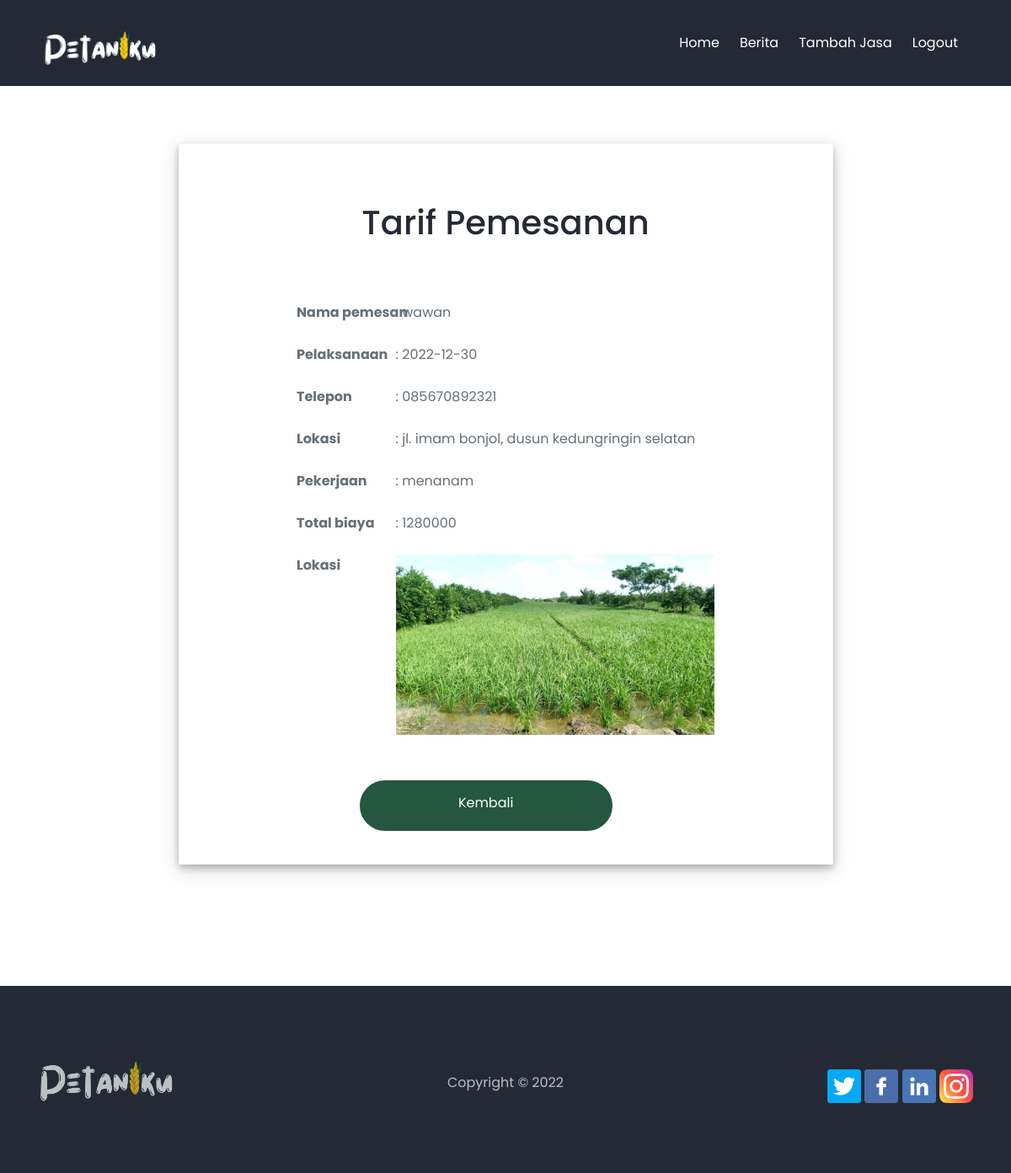
The app's page /seller/detail.php?id_notif=27 with its own data.
### tables this page shows
CREATE TABLE `notif` (
  `id_notif` int(11) NOT NULL,
  `id_buyer` int(11) NOT NULL,
  `id_seller` int(11) NOT NULL,
  `id_pesan` int(11) NOT NULL,
  `date` date NOT NULL,
  `namebuyer` varchar(255) NOT NULL,
  `telp` varchar(255) NOT NULL,
  `location` varchar(255) NOT NULL,
  `locpic` varchar(255) NOT NULL,
  `job` varchar(255) NOT NULL,
  `status` varchar(255) NOT NULL,
  `total` int(20) NOT NULL
);

### seller/detail.php (the view, shortened to what this page needs)
<?php
    if(isset($_GET['id_notif'])){
        $id_notif    =$_GET['id_notif'];
    }
    else {
        die ("Error. No ID Selected!");
    }
    include "../config.php";
    $query    =mysqli_query($conn, "SELECT * FROM notif WHERE id_notif='$id_notif'");
    $result    =mysqli_fetch_array($query);
?>
<!DOCTYPE html>
<html lang="en">
    <head>
        <link href="css/fontawesome-all.min.css" rel="stylesheet">
        <link href="../assets/css/styles.css" rel="stylesheet">
    </head>
    <body>
        <div class="navbar">
            <div class="container flex">
                <a class="logo-image" href="index.php"><img src="../assets/img/logo.png" alt="alternative"></a>
                <nav>
                    <ul>
                        <li><a href="index.php">Home</a></li>
                        <li><a href="berita.php">Berita</a></li>
                        <li><a href="tambahjasa.php">Tambah Jasa</a></li>
                        <li><a href="logout.php">Logout</a></li>
                                        </ul>
                </nav>
            </div>
        </div>
        <div id="contact" class="contact bg-gray">
            <div class="container"><br>
            <div class="cards"><br><br>
                <h2>Tarif Pemesanan</h2>
                <br><br>
                    <form>
                    <table>
                        <tr valign="top" alig><th><div class="form-group">Nama pemesan</th><td>: <?php echo $result['namebuyer']; ?></td></tr>
                        <tr valign="top"><th><div class="form-group">Pelaksanaan</th><td>: <?php echo $result['date']; ?></td></tr>
                        <tr valign="top"><th><div class="form-group">Telepon</th><td>: <?php echo $result['telp']; ?></td></tr>
                        <tr valign="top"><th><div class="form-group">Lokasi</th><td>: <?php echo $result['location']; ?></td></tr>
                        <tr valign="top"><th><div class="form-group">Pekerjaan</th><td>: <?php echo $result['job']; ?></td></tr>
                        <tr valign="top"><th><div class="form-group">Total biaya</th><td>: <?php echo $result['total']; ?></td></tr>
                        <tr valign="top"><th><div class="form-group">Lokasi</th><td><img src="../assets/img/<?php echo $result['locpic'] ?>" width="100%" height="100%"></td></tr>
                        <tr><th  colspan="2"><br><br><div class="form-group">
                        <a href="index.php" style="text-align:center; padding-top: 25px; text-decoration:none;" class="form-control-submit-button">Kembali</a>
                    </div></th></tr></table>
                </form>
            </div>
            </div>
        </div>
        <footer>
            <div class="container grid grid-3">
                <div>
                    <a class="logo-image" href="index.html"><img src="../assets/img/logo.png" alt="alternative"></a>
                </div>
        <div>
          <ul class="li-space-lg">
          <li><p>Copyright © 2022</p></li>
          </ul>
        </div>
                <div>
                    <a href="#"><img src="../assets/img/twitter.png" height="40px"></i></a>
                    <a href="#"><img src="../assets/img/facebook.png" height="40px"></i></a>
                    <a href="#"><img src="../assets/img/linkedin.png" height="40px"></i></a>
                    <a href="#"><img src="../assets/img/instagram.png" height="40px"></i></a>
                </div>
            </div>
        </footer>
    </body>
</html>

### assets/css/styles.css (style rules this page uses)
* { box-sizing: border-box; padding: 0; margin: 0; }
body, html { scroll-behavior: smooth; width: 100%; height: 100%; }
body, p { color: #667077; font: 400 1rem/1.625rem "Poppins", sans-serif; }
h2 { color: #252936; font-weight: 500; font-size: 2.5rem; line-height: 3.25rem; }
.container { margin: 0 auto; padding: 0 15px; }
.flex { display: flex; justify-content: center; align-items: center; height: 100%; }
.grid { display: grid; gap: 20px; justify-content: center; align-items: center; height: 100%; }
img { max-width: 100%; vertical-align: middle; }
ul { list-style-type: none; }
.li-space-lg li { margin-bottom: 0.5rem; }
a { color: #667077; text-decoration: underline; }
.bg-gray { background-color: #ffffff; }
.form-group { width: 120%; position: relative; margin-bottom: 1.375rem; }
::placeholder { color: #667077; opacity: 1; }
.form-control-submit-button { display: inline-block; width: 300px; height: 3.75rem; border: 2px solid #25563f; border-radius: 32px; background-color: #25563f; color: #ffffff; font-weight: 400; font-size: 1rem; line-height: 0; font-family: "Poppins"; cursor: pointer; transition: all 0.2s; }
.navbar { position: absolute; top: 26px; right: 0; left: 0; background-color: transparent; color: #ffffff; }
.navbar .flex { flex-direction: column; }
.navbar a { text-decoration: none; }
.navbar .logo-image { width: 134px; height: 30px; margin-top: 0.5rem; margin-bottom: 1.25rem; }
.navbar ul { display: flex; flex-wrap: wrap; justify-content: center; padding: 0.5rem 0.75rem 0 0.75rem; background-color: rgba(0, 0, 0, 0.2); }
.navbar ul li { padding: 0 0.75rem 0.5rem 0.75rem; }
.navbar ul a { color: #ffffff; }
.contact { padding-top: 9rem; padding-bottom: 9rem; text-align: center; }
.contact h2 { margin-bottom: 0.875rem; }
.contact form { text-align: left; }
footer { padding-top: 5.5rem; padding-bottom: 4.5rem; background-color: #252936; text-align: center; }
footer .logo-image { display: block; width: 160px; height: 100%; margin-bottom: 0.75rem; opacity: 0.7; }
footer p, footer ul li a, footer ul li a:hover, footer .fab { color: #ffffff; opacity: 0.7; text-decoration: none; }
footer p { margin-bottom: 1.5rem; }
footer ul { margin-bottom: 2.25rem; }
@media (min-width: 992px) { .container { max-width: 1140px; } }
@media (min-width: 992px) { .grid { grid-template-columns: repeat(2, 1fr); } }
@media (min-width: 992px) { .grid-3 { grid-template-columns: repeat(3, 1fr); } }
@media (min-width: 992px) { .navbar { top: 0px; padding: 36px; background-color: #252936; padding: 36px; } }
@media (min-width: 992px) { .navbar .flex { flex-direction: row; justify-content: space-between; } }
@media (min-width: 992px) { .navbar .logo-image { margin: 0; } }
@media (min-width: 992px) { .navbar ul { padding: 0; background: none; } }
@media (min-width: 992px) { .navbar ul li { margin-bottom: 0; padding-bottom: 0; } }
@media (min-width: 992px) { .navbar ul li:last-of-type a { margin-right: 0; padding-right: 0; } }
@media (min-width: 992px) { form { width: 500px; margin-right: auto; margin-left: auto; } }
@media (min-width: 992px) { footer { text-align: left; } }
@media (min-width: 992px) { footer p, footer ul { margin-bottom: 0; } }
@media (min-width: 992px) { footer ul { text-align: center; } }
@media (min-width: 992px) { footer .grid div:nth-of-type(3) { text-align: right; } }
.cards { border: 0.5px solid whitesmoke; padding: 15px; margin: 0 auto; width: 70%; box-shadow: 0 4px 8px 0 rgba(0, 0, 0, 0.2), 0 6px 20px 0 rgba(0, 0, 0, 0.19); }
* { margin: 0; padding: 0; list-style: none; text-decoration: none; }

### records on screen
notif: namebuyer "wawan", date "2022-12-30", telp "085670892321", location "jl. imam bonjol, dusun kedungringin selatan", job "menanam", total "1280000", locpic (picture)
